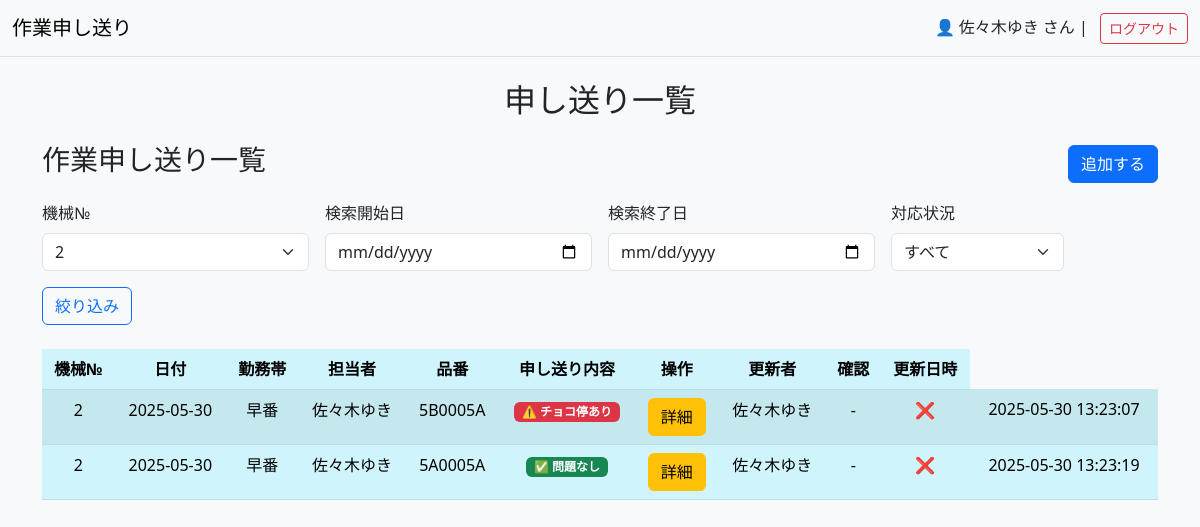
/?machine_no=2 (signed in), run on the app's committed database.
### tables this page shows
CREATE TABLE work_notes (
        id INTEGER PRIMARY KEY AUTOINCREMENT,
        machine_no TEXT NOT NULL,           -- 機械番号
        date DATE NOT NULL,                 -- 日付
        shift TEXT NOT NULL,                -- 勤務帯（例：早番、遅番など）
        operator TEXT NOT NULL,             -- 担当者
        product_no TEXT NOT NULL,           -- 品番
        note TEXT NOT NULL,                 -- 申し送り内容
        created_at TIMESTAMP DEFAULT CURRENT_TIMESTAMP,
        updated_at TIMESTAMP DEFAULT CURRENT_TIMESTAMP
    , additional_note TEXT, updated_by TEXT, updater TEXT, resolved BOOLEAN DEFAULT 0, status TEXT DEFAULT 'no_issue', resolved_by TEXT);

### app.py (the view)
@app.route("/", methods=["GET", "POST"])
def index():
    if "user_id" not in session:
        return redirect(url_for("login"))
    if request.method == "POST":
        machine_no = request.form["machine_no"]
        date = request.form["date"]
        shift = request.form["shift"]
        operator = session.get("name")  # ログイン中のユーザー名を担当者として記録
        product_no = request.form["product_no"]
        note = request.form["note"]
        updater = session.get("name")
        add_work_note(machine_no, date, shift, operator, product_no, note, updater)
        return redirect(url_for("index"))
    else:
        machine_no = request.args.get("machine_no")
        start_date = request.args.get("start_date")
        end_date = request.args.get("end_date")
        resolved_str = request.args.get("resolved")
        resolved = int(resolved_str) if resolved_str in ["0", "1"] else None
        work_notes = get_filtered_work_notes(machine_no, start_date, end_date, resolved)
        machine_nos = get_machine_nos()  # ← 機械№一覧
        return render_template("index.html", work_notes=work_notes, machine_nos=machine_nos)

### database.py (called while the page is built)
def get_connection_db():
    conn = sqlite3.connect("todo.db")
    conn.row_factory = sqlite3.Row
    return conn

def get_machine_nos():
    conn = get_connection_db()
    c = conn.cursor()
    c.execute("SELECT DISTINCT machine_no FROM work_notes ORDER BY machine_no")
    return [row["machine_no"] for row in c.fetchall()]

def get_filtered_work_notes(machine_no=None, start_date=None, end_date=None, resolved=None):
    conn = get_connection_db()
    c = conn.cursor()
    query = """
        SELECT id, machine_no, date, shift, operator, product_no, note,
               updater, updated_at, resolved  -- 追加！
        FROM work_notes
        WHERE 1=1
    """
    params = []
    if machine_no:
        query += " AND machine_no = ?"
        params.append(machine_no)
    if start_date:
        query += " AND date >= ?"
        params.append(start_date)
    if end_date:
        query += " AND date <= ?"
        params.append(end_date)
    if resolved is not None:
        query += " AND resolved = ?"
        params.append(resolved)
    query += " ORDER BY date DESC"
    c.execute(query, params)
    work_notes = c.fetchall()
    conn.close()
    return work_notes

### templates/index.html (shortened to what this page needs)
{% extends "base.html" %}
{% block content %}
<h2 class="mb-4 text-center">申し送り一覧</h2>
<div class="d-flex justify-content-between align-items-center mb-3">
            <h3>作業申し送り一覧</h3>
            <button class="btn btn-primary" data-bs-toggle="collapse" data-bs-target="#addform">追加する</button>
</div>
<form method="get" class="row g-3 mb-4">
    <div class="col-md-3">
        <label for="machine_no" class="form-label">機械№</label>
        <select name="machine_no" class="form-select">
            {% for i in range(1, 21) %}
            <option value="{{ i }}" {% if request.args.get('machine_no')==(i | string) %}selected{% endif %}>{{ i }}</option>
            {% endfor %}
        </select>
    </div>
    <div class="col-md-3">
        <label for="start_date" class="form-label">検索開始日</label>
        <input type="date" name="start_date" class="form-control" value="{{ request.args.get('start_date', '') }}">
    </div>
    <div class="col-md-3">
        <label for="end_date" class="form-label">検索終了日</label>
        <input type="date" name="end_date" class="form-control" value="{{ request.args.get('end_date', '') }}">
    </div>
    <div class="col-md-2">
        <label for="resolved" class="form-label">対応状況</label>
        <select name="resolved" class="form-select">
            <option value="">すべて</option>
        </select>
    </div>
    <div class="col-md-2">
        <button type="submit" class="btn btn-outline-primary">絞り込み</button>
    </div>
</form>
<table class="table table-striped table-hover text-center table-info">
    <thead>
        <tr>
            <th>機械№</th>
            <th>日付</th>
            <th>勤務帯</th>
            <th>担当者</th>
            <th>品番</th>
            <th>申し送り内容</th>
            <th>操作</th>
            <th>更新者</th>
            <th>確認</th>
            <th>更新日時</th>
        </tr>
    </thead>
    <tbody>
         {% for note in work_notes %}
                <tr>
                    <td>{{ note['machine_no'] }}</td>
                    <td>{{ note['date'] }}</td>
                    <td>{{ note['shift'] }}</td>
                    <td>{{ note['operator'] }}</td>
                    <td>{{ note['product_no'] }}</td>
                    {% set lines = note['note'].split('\n') %}
                    {% set last_note = lines[-1] %}
                    <td style="max-width: 200px; word-break: break-word; white-space: normal;">
                        {% if '問題なし' in last_note %}
                        <span class="badge bg-success">✅ 問題なし</span>
                        {% else %}
                        <span class="badge bg-danger">⚠️ {{ last_note }}</span>
                        {% endif %}
                    </td>
                    <td>
                        <a href="{{ url_for('show', id=note['id']) }}" class="btn btn-warning">詳細</a>
                    </td>
                    <td>{{ note.updater or '-' }}</td>
                    <td>
                        {% if note['status'] == 'no_issue' %}
                        ✅ 問題なし
                        {% elif note['status'] == 'resolved' %}
                        ✅ 対応済
                        {% elif note['status'] == 'has_issue' %}
                        ⚠️ 要対応
                        {% else %}
                        -
                        {% endif %}
                    </td>
                    <td>
                        {% if note.resolved %}
                            ✅
                        {% else %}
                            ❌
                        {% endif %}
                    </td>
                    <td>{{ note.updated_at or '-' }}</td>
                </tr>
            {% endfor %}
            </tbody>
        </table>
    </div>
{% endblock %}

### data on the page
work_notes: machine_no "2", date "2025-05-30", shift "早番", operator "佐々木ゆき", product_no "5B0005A", note "チョコ停あり", updater "佐々木ゆき", updated_at "2025-05-30 13:23:07"
work_notes: machine_no "2", date "2025-05-30", shift "早番", operator "佐々木ゆき", product_no "5A0005A", note "✅ 問題なし", updater "佐々木ゆき", updated_at "2025-05-30 13:23:19"

### other printed values
{{ session.name }} "佐々木ゆき"
form field machine_no "2"
